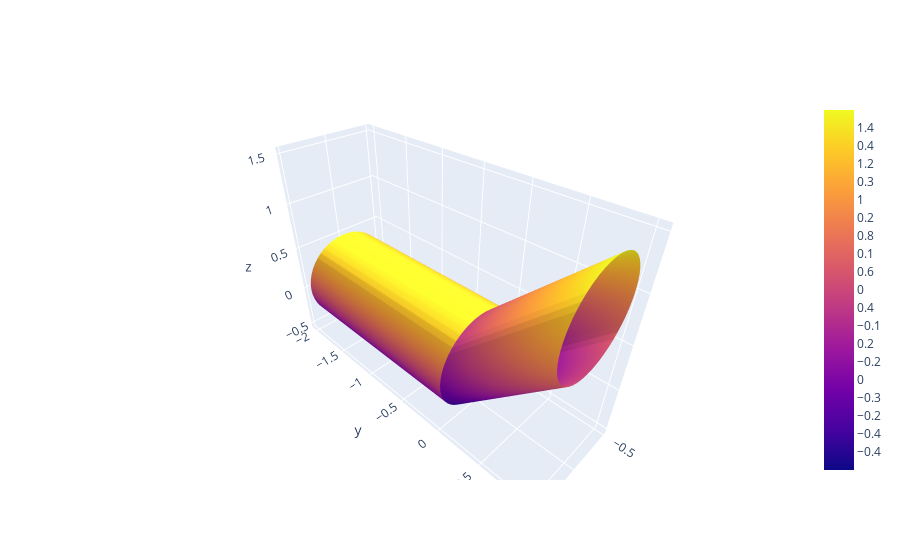

Notebook cell for this chart:
### Code cell
nt = 50
nv = 50
a = -2
h = 2
r = 1/2
theta = np.linspace(0, 2*np.pi, nt)
v = np.linspace(a, a+h, nv )
theta, v = np.meshgrid(theta, v)
x1 = r*np.cos(theta)
y1 = v
z1 = r*np.sin(theta)

h = 10
theta = np.linspace(0, 2*np.pi, nt)
v = np.linspace(a, a+h, nv )
theta, v = np.meshgrid(theta, v)
x2 = r*np.cos(theta)
y2 = 1/(1+np.exp(-10*v))
z2 = r*np.sin(theta) + 1/(1+np.exp(-10*v))

surface1 = go.Surface(x=x1, y=y1, z=z1)
surface2 = go.Surface(x=x2, y=y2, z=z2)
data = [surface1] + [surface2]

fig = go.Figure(data=data)
fig.show()
#py.iplot(fig, filename='cylinder?')

### Figure 1 — Plotly figure (JSON) as saved in the notebook; plotly's stock layout.template omitted (floating-point values rounded to 4 significant figures; data arrays with more than 128 entries replaced by an {"elided": "..."} marker saying what was removed)
{"data": [{"type": "surface", "x": {"elided": "50x50 float values"}, "y": {"elided": "50x50 float values"}, "z": {"elided": "50x50 float values"}}, {"type": "surface", "x": {"elided": "50x50 float values"}, "y": {"elided": "50x50 float values"}, "z": {"elided": "50x50 float values"}}], "layout": {}}
